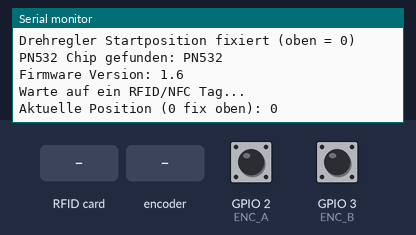
Bench run of a sketch on a simulated ESP32. Parts: the last lines printed to the serial monitor. Inputs (shaded band) come from the test bench; at power-on: GPIO 2 (ENC_A) HIGH, GPIO 3 (ENC_B) HIGH. WiFi joins after 1.5 s; servers stay silent unless stated; uploads are accepted with an empty reply.

Above: at 2.7 s.
2.8 s: RFID card 5E 7A 19 C4 held to the reader
At 4.0 s:
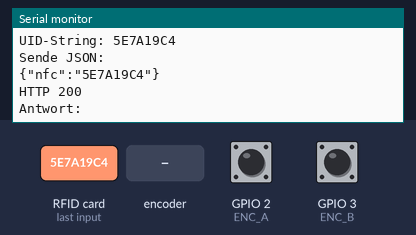
4.3 s: rotary encoder on GPIO 2 (ENC_A) / GPIO 3 (ENC_B) turned 1 step (first pin leading)
At 5.6 s:
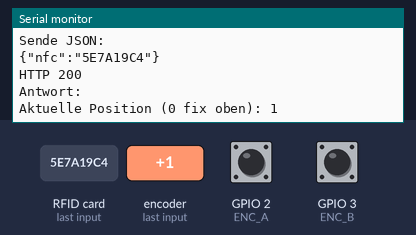
6.0 s: rotary encoder on GPIO 2 (ENC_A) / GPIO 3 (ENC_B) turned 1 step (first pin leading)
At 11.24 s:
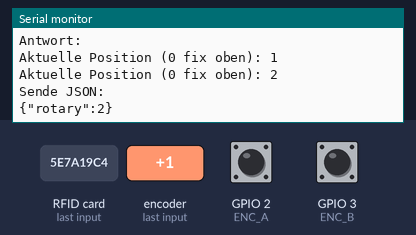

Measured:
- after the input at 2.8 s, the serial monitor: prints a new line at once (image 1)
- after the input at 4.3 s, the serial monitor: prints a new line after 0.08 s (image 2)
- after the input at 6.0 s, the serial monitor: prints a new line after 0.08 s (image 3)

The sketch:

rotary_nfc.ino
```cpp
#include <WiFi.h>
#include <HTTPClient.h>
#include <Arduino_JSON.h>
#include <Wire.h>
#include <Adafruit_PN532.h>

TaskHandle_t nfcTaskHandle;

unsigned long _lastIncReadTime = micros();
unsigned long _lastDecReadTime = micros();
int _pauseLength = 25000;
int _fastIncrement = 10;

// --- WLAN ---
const char* ssid = "tinkergarden";
const char* pass = "strenggeheim";
const char* serverURL = "https://geocache.rotweissbunt.com/php/load.php";

// --- Rotary Encoder ---
#define ENC_A 2
#define ENC_B 3
#define NUM_POSITIONS 20

volatile int encoderSteps = 0;
int originOffset = 0;
int lastSentPosition = -1;
int lastDisplayedPosition = -1;
bool rotaryMoved = false;
unsigned long lastRotaryChangeTime = 0;
const unsigned long stabilityDelay = 5000;

// --- PN532 NFC Reader ---
#define SDA_PIN 6
#define SCL_PIN 7
#define PN532_IRQ   (2)  // nicht genutzt bei I2C
#define PN532_RESET (3)  // nicht genutzt bei I2C

Adafruit_PN532 nfc(PN532_IRQ, PN532_RESET, &Wire);
unsigned long lastNFCTime = 0;
const unsigned long nfcDelay = 1000;

// nur jede nfcCheckInterval Millisekunden checken
const unsigned long nfcCheckInterval = 5000; // alle 5 Sekunden
unsigned long lastNFCCheck = 0;


// --- Drehregler ---
void IRAM_ATTR read_encoder() {
  static uint8_t old_AB = 3;
  static int8_t encval = 0;
  static const int8_t enc_states[]  = {0,-1,1,0,1,0,0,-1,-1,0,0,1,0,1,-1,0};

  old_AB <<= 2;

  if (digitalRead(ENC_A)) old_AB |= 0x02;
  if (digitalRead(ENC_B)) old_AB |= 0x01;

  encval += enc_states[(old_AB & 0x0F)];

  if (encval > 3) {
    int changevalue = 1;
    if ((micros() - _lastIncReadTime) < _pauseLength) {
      changevalue *= _fastIncrement;
    }
    _lastIncReadTime = micros();
    encoderSteps += changevalue;
    encval = 0;
    rotaryMoved = true;
    lastRotaryChangeTime = millis();
  } else if (encval < -3) {
    int changevalue = -1;
    if ((micros() - _lastDecReadTime) < _pauseLength) {
      changevalue *= _fastIncrement;
    }
    _lastDecReadTime = micros();
    encoderSteps += changevalue;
    encval = 0;
    rotaryMoved = true;
    lastRotaryChangeTime = millis();
  }
}


// --- Rotary Position berechnen ---
int getDisplayPosition() {
  int pos = (encoderSteps - originOffset) % NUM_POSITIONS;
  if (pos < 0) pos += NUM_POSITIONS;
  return pos;
}

// --- JSON Senden ---
void sendJSON(const String& key, const JSONVar& value) {
  if (WiFi.status() == WL_CONNECTED) {
    JSONVar data;
    data[key] = value;
    String jsonString = JSON.stringify(data);

    Serial.println("Sende JSON:");
    Serial.println(jsonString);

    HTTPClient http;
    http.begin(serverURL);
    http.addHeader("Content-Type", "application/json");

    int responseCode = http.POST(jsonString);
    if (responseCode > 0) {
      String response = http.getString();
      Serial.printf("HTTP %d\n", responseCode);
      Serial.println("Antwort: " + response);
    } else {
      Serial.printf("POST fehlgeschlagen: %d\n", responseCode);
    }
    http.end();
  } else {
    Serial.println("WLAN getrennt – kein POST möglich.");
  }
}

void setup() {
  Serial.begin(115200);

  // --- WLAN verbinden ---
  WiFi.begin(ssid, pass);
  Serial.println("Verbinde mit WLAN...");
  while (WiFi.status() != WL_CONNECTED) {
    delay(500);
    Serial.print(".");
  }
  Serial.printf("\nWLAN verbunden: SSID: %s, IP: %s\n", ssid, WiFi.localIP().toString().c_str());

  // --- Rotary Encoder ---
  pinMode(ENC_A, INPUT_PULLUP);
  pinMode(ENC_B, INPUT_PULLUP);
 attachInterrupt(digitalPinToInterrupt(ENC_A), read_encoder, CHANGE);
 attachInterrupt(digitalPinToInterrupt(ENC_B), read_encoder, CHANGE);
  originOffset = encoderSteps;
  Serial.println("Drehregler Startposition fixiert (oben = 0)");

  // --- PN532 starten ---
  Wire.begin(SDA_PIN, SCL_PIN);
  nfc.begin();
  uint32_t versiondata = nfc.getFirmwareVersion();
  if (!versiondata) {
    Serial.println("Kein PN532 gefunden – Verbindung prüfen.");
    while (1);  // bleibt hängen
  }

  Serial.print("PN532 Chip gefunden: PN5");
  Serial.println((versiondata >> 24) & 0xFF, HEX);
  Serial.print("Firmware Version: ");
  Serial.print((versiondata >> 16) & 0xFF, DEC);
  Serial.print('.');
  Serial.println((versiondata >> 8) & 0xFF, DEC);

  nfc.SAMConfig();
  Serial.println("Warte auf ein RFID/NFC Tag...");
    // --- NFC Task starten ---
  xTaskCreatePinnedToCore(
    nfcTask,          // Funktion
    "NFCTask",        // Name
    4096,             // Stack-Grösse
    NULL,             // Parameter
    1,                // Priorität
    &nfcTaskHandle,   // Task-Handle
    0                 // Core 0 (loop() läuft meist auf Core 1)
  );

}


void nfcTask(void * parameter) {
  for (;;) {
    uint8_t uid[7];
    uint8_t uidLength;

    if (nfc.readPassiveTargetID(PN532_MIFARE_ISO14443A, uid, &uidLength)) {
      Serial.print("NFC Tag erkannt, UID: ");

      String uidString = "";
      for (uint8_t i = 0; i < uidLength; i++) {
        if (uid[i] < 0x10) uidString += "0";
        uidString += String(uid[i], HEX);
        Serial.print(uid[i], HEX); Serial.print(" ");
      }

      uidString.toUpperCase();

      Serial.println();
      Serial.println("UID-String: " + uidString);

      sendJSON("nfc", uidString);

      // NFC Tag nur alle 2 Sekunden erneut lesen
      delay(2000);
    }

    delay(100); // CPU nicht überlasten
  }
}


void loop() {
  // --- Rotary Encoder ---
  int currentDisplayPosition = getDisplayPosition();
  currentDisplayPosition = currentDisplayPosition % 20;

  if (currentDisplayPosition != lastDisplayedPosition) {
    lastDisplayedPosition = currentDisplayPosition;
    Serial.printf("Aktuelle Position (0 fix oben): %d\n", currentDisplayPosition);
  }

  if (rotaryMoved && (millis() - lastRotaryChangeTime > stabilityDelay)) {
    rotaryMoved = false;
    if (currentDisplayPosition != lastSentPosition) {
      lastSentPosition = currentDisplayPosition;
      sendJSON("rotary", currentDisplayPosition);
    }
  }

  // --- NFC Reader ---
// if (!rotaryMoved && millis() - lastNFCCheck >= nfcCheckInterval) {
//   lastNFCCheck = millis();

//   uint8_t uid[7];
//   uint8_t uidLength;
//   if (nfc.readPassiveTargetID(PN532_MIFARE_ISO14443A, uid, &uidLength)) {
//     Serial.print("NFC Tag erkannt, UID: ");

//     String uidString = "";
//     for (uint8_t i = 0; i < uidLength; i++) {
//       if (uid[i] < 0x10) uidString += "0";
//       uidString += String(uid[i], HEX);
//       Serial.print(uid[i], HEX); Serial.print(" ");
//     }

//     uidString.toUpperCase();

//     Serial.println();
//     Serial.println("UID-String: " + uidString);

//     sendJSON("wert", uidString);
//     lastNFCTime = millis();
//   }
// }


  delay(10);
}
```
